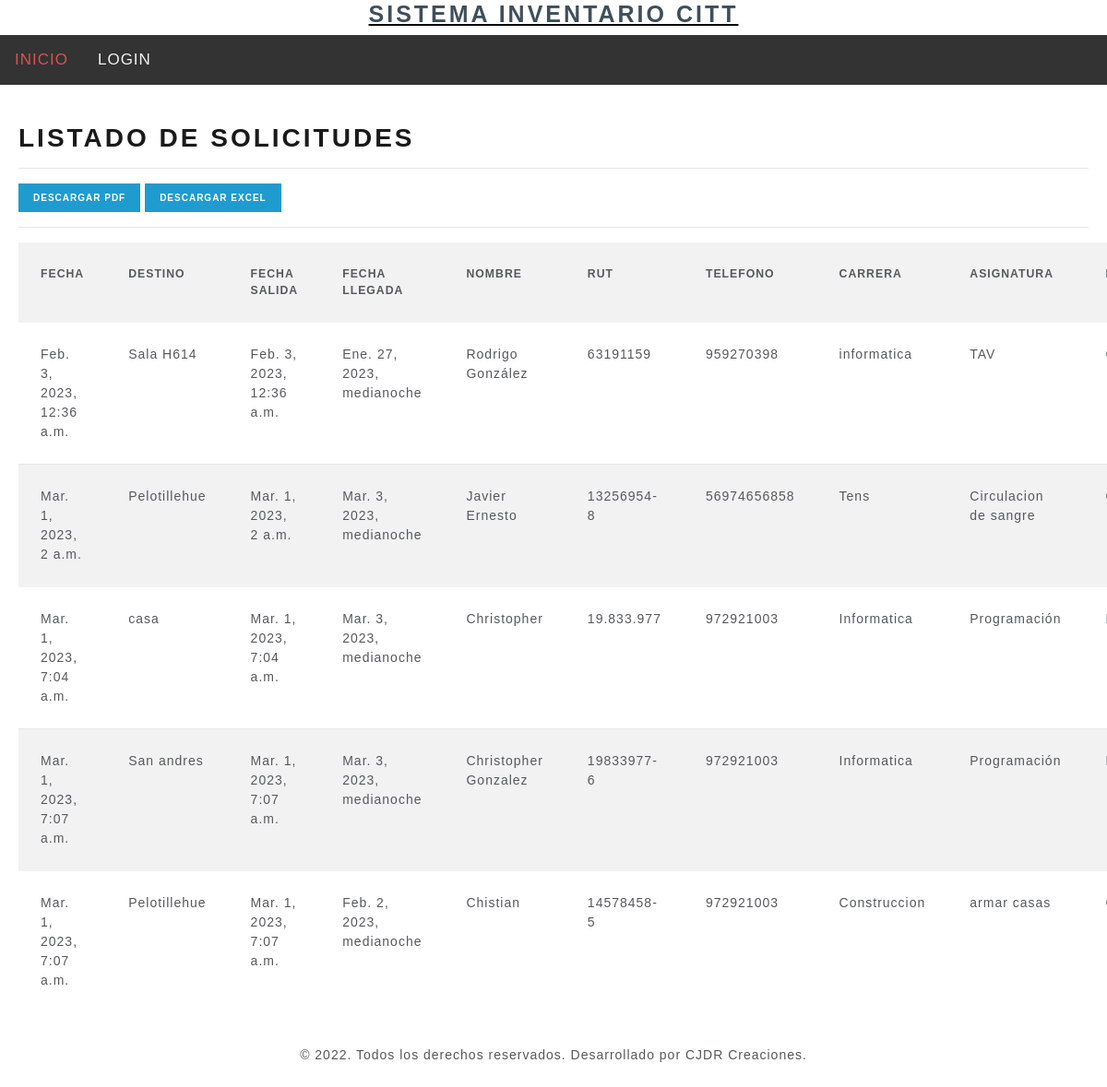
/listadosolicitudes/, run on the app's committed database.
### core/models.py (models this page shows, shortened)
class SolicitudReserva (models.Model):
    fecha = models.DateTimeField(default=my_datetime)
    destino = models.CharField(max_length=100)
    fecha_salida = models.DateTimeField(default=my_datetime)
    fecha_llegada = models.DateTimeField(null=True)
    nombre = models. CharField(max_length=100)
    rut = models.CharField(max_length=10)
    telefono = models.CharField(max_length=100)
    carrera = models.CharField(max_length=100)
    asignatura = models.CharField(max_length=100)
    profesor = models.CharField(max_length=100)
    estado_reserva = models.BooleanField(default=False, verbose_name="APROBAR SOLICITUD")
    nombre_equipo = models.CharField(max_length=200)
    codigo_equipo = models.CharField(max_length=100)
    cantidad_solicitada = models.IntegerField()

### core/views.py (the view)
# urls.py: path('listadosolicitudes/', listadosolicitudes, name="listadosolicitudes"),
def listadosolicitudes(request):
    solicitudes = SolicitudReserva.objects.all()
    data = {
        'solicitudes': solicitudes
    }
    return render(request, 'core/listadosolicitudes.html', data)

### core/templates/core/listadosolicitudes.html (shortened to what this page needs)
{% extends 'core/base.html' %}
{% load static %}
{% block contenido %}
<br>
<div class="table-responsive">
    <div class="card-body">
        <h2>Listado de solicitudes</h2>
        <hr>
        <td>
            <a class="btn btn-info btn-sm" href="{% url 'reportesolicitudes'%}">DESCARGAR PDF</a>
            <a class="btn btn-info btn-sm" href="{% url 'solicitud_ex'%}">DESCARGAR EXCEL</a>
        </td>
        <hr>
        <table class="table table-striped table-hover table-responsive-sm">
            <tr>
                <th>Fecha</th>
                <th>Destino</th>
                <th>Fecha salida</th>
                <th>Fecha llegada</th>
                <th>Nombre</th>
                <th>Rut</th>
                <th>Telefono</th>
                <th>Carrera</th>
                <th>Asignatura</th>
                <th>Profesor</th>
            </tr>
            {% for p in solicitudes %}
            <tr>
                <td>{{ p.fecha }}</td>
                <td>{{ p.destino }}</td>
                <td>{{ p.fecha_salida }}</td>
                <td>{{ p.fecha_llegada }}</td>
                <td>{{ p.nombre }}</td>
                <td>{{ p.rut }}</td>
                <td>{{ p.telefono }}</td>
                <td>{{ p.carrera }}</td>
                <td>{{ p.asignatura }}</td>
                <td>{{ p.profesor }}</td>
            </tr>
            {% endfor %}
        </table>
    </div>
</div>
{% endblock %}

### core/templates/core/base.html (shortened to what this page needs)
<!DOCTYPE html>
<html class="no-js">
<head>
  {% load pwa %}
  {% load static %}
  <link rel="stylesheet" href="{% static 'core/css/bootstrap.min.css' %}">
  <link rel="stylesheet" href="https://cdnjs.cloudflare.com/ajax/libs/font-awesome/4.7.0/css/font-awesome.min.css">
  <link rel="stylesheet" href="{% static 'core/css/nav.css' %}">
  <link rel="stylesheet" href="{% static 'core/css/responsiveiframe.css' %}">
</head>
<body class=".cuerpo" background="{% static 'core/img/fondo.jpg' %}">
  <div align=center>
    <a href="{% url 'inicio' %}">
      <h1 style="font-size:25px; color: rgb(63, 79, 90); border: rgb(255, 4, 4);">SISTEMA INVENTARIO CITT</h1>
    </a>
  </div>
  <div class="topnav" id="myTopnav">
    <a class="text-danger" href="{% url 'inicio' %}">INICIO</a>
    {% if not user.is_authenticated %}
    <a href="{% url 'login' %}">LOGIN</a>
    {% endif %}
  </div>
  {% block contenido %}
  {% endblock %}
  <div>
    <footer class="footer">
      <center>© 2022. Todos los derechos reservados. Desarrollado por CJDR Creaciones.</center>
    </footer>
  </div>
</body>
</html>

### core/static/core/css/nav.css (style rules this page uses)
body { margin: 0; font-family: Arial, Helvetica, sans-serif; padding-bottom: 70px; }
.topnav { overflow: hidden; background-color: #333; }
.topnav a { float: left; display: block; color: #f2f2f2; text-align: center; padding: 14px 16px; text-decoration: none; font-size: 17px; }

### data on the page
SolicitudReserva: fecha "Feb. 3, 2023, 12:36 a.m.", destino "Sala H614", fecha_salida "Feb. 3, 2023, 12:36 a.m.", fecha_llegada "Ene. 27, 2023, medianoche", nombre "Rodrigo González", rut "63191159", telefono "959270398", carrera "informatica", asignatura "TAV"
SolicitudReserva: fecha "Mar. 1, 2023, 2 a.m.", destino "Pelotillehue", fecha_salida "Mar. 1, 2023, 2 a.m.", fecha_llegada "Mar. 3, 2023, medianoche", nombre "Javier Ernesto", rut "13256954-8", telefono "56974656858", carrera "Tens", asignatura "Circulacion de sangre"
SolicitudReserva: fecha "Mar. 1, 2023, 7:04 a.m.", destino "casa", fecha_salida "Mar. 1, 2023, 7:04 a.m.", fecha_llegada "Mar. 3, 2023, medianoche", nombre "Christopher", rut "19.833.977", telefono "972921003", carrera "Informatica", asignatura "Programación"
SolicitudReserva: fecha "Mar. 1, 2023, 7:07 a.m.", destino "San andres", fecha_salida "Mar. 1, 2023, 7:07 a.m.", fecha_llegada "Mar. 3, 2023, medianoche", nombre "Christopher Gonzalez", rut "19833977-6", telefono "972921003", carrera "Informatica", asignatura "Programación"
SolicitudReserva: fecha "Mar. 1, 2023, 7:07 a.m.", destino "Pelotillehue", fecha_salida "Mar. 1, 2023, 7:07 a.m.", fecha_llegada "Feb. 2, 2023, medianoche", nombre "Chistian", rut "14578458-5", telefono "972921003", carrera "Construccion", asignatura "armar casas"
